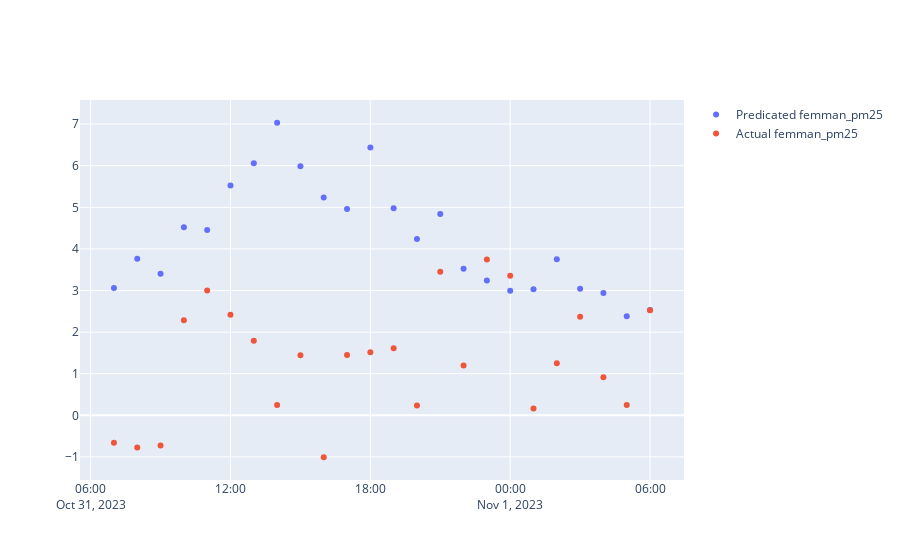

The code cell stored with this chart in its notebook:
### Code cell
import plotly.graph_objects as go
fig = go.Figure()

# Add traces
fig.add_trace(go.Scatter(x=prev_24_hours.date_time, y=predicted_prev_24_hours,
                    mode='markers',
                    name='Predicated femman_pm25'))
fig.add_trace(go.Scatter(x=prev_24_hours.date_time, y=actual_prev_24_hours.femman_pm25,
                    mode='markers',
                    name='Actual femman_pm25'))

fig.show()
